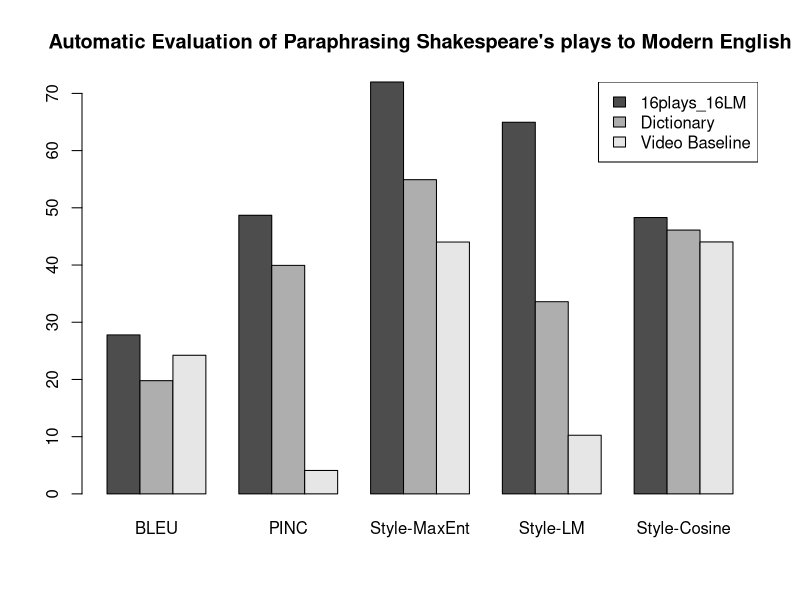

Source code (R):
systems = c('16plays_16LM', 'Dictionary', 'Video Baseline')
metrics = c('BLEU', 'PINC', 'Style-MaxEnt', 'Style-LM', 'Style-Cosine')
BLEU = c(27.79, 19.79, 24.23)
PINC = c(48.70, 39.94, 4.09)
sMaxEnt = c(71.99, 54.92, 44.02)
sCosine = c(48.30, 46.11, 44.04)
sLM = c(64.96, 33.59, 10.25)

pdf('shakespeare_to_modern.pdf', width=8, height=5)

barplot(
	t(rbind(BLEU, PINC, sMaxEnt, sLM, sCosine)),
	names.arg=metrics, beside=TRUE)
title("Automatic Evaluation of Paraphrasing Shakespeare's plays to Modern English")

#legend("topright", legend=c('BLEU', 'PINC', 'Style-MaxEnt', 'Style-Cosine'), fill=(gray.colors(n=4)))
legend("topright", legend=systems, fill=(gray.colors(n=3)))

dev.off()